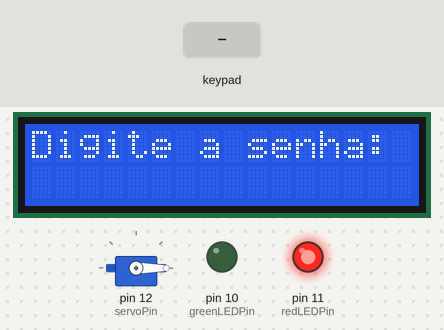
The sketch below on a simulated Arduino Uno, built with avr-gcc and run on an emulated ATmega328P. Parts: servo, 16×2 character LCD, output pins drawn as LEDs (lit = HIGH). The test bench sets the inputs (shaded band).

Above: at 8.2 s.
8.3 s: keypad keys 1 8 0 3 # pressed 0.4 s apart
At 10.2 s:
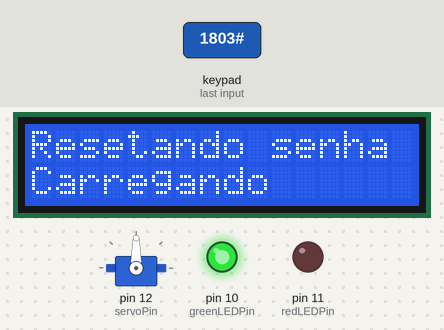
13.3 s: key 'A' pressed
16.3 s: key 'B' pressed
At 18.1 s:
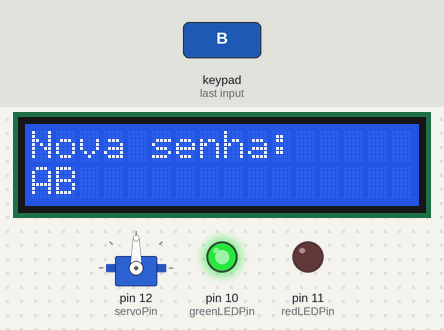
18.6 s: keypad keys 1 8 0 3 pressed 0.4 s apart
At 19.6 s:
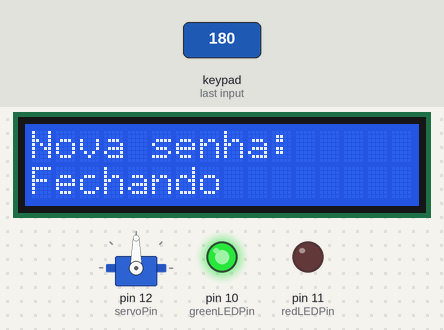
26.2 s: keypad keys 1 8 0 3 * pressed 0.4 s apart
At 30.3 s:
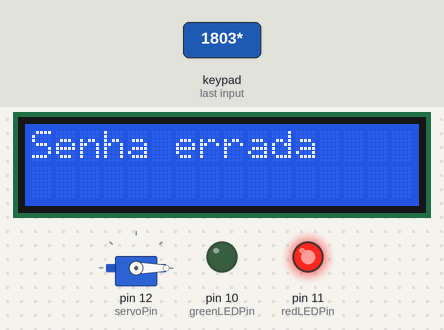
31.2 s: key '1' pressed
At 33.2 s:
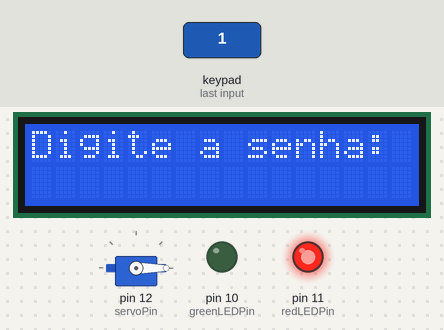
Timing chart, 0 to 34.7 s (numbered marks = the images above; inputs shaded):
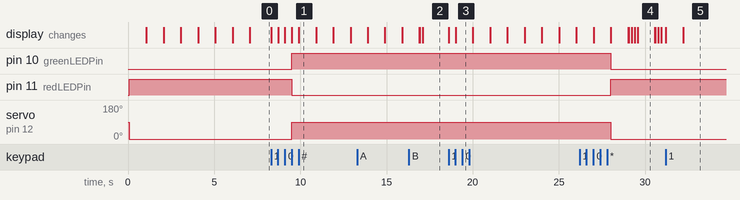

The sketch:

fechadura_com_senha.ino
```cpp
// Importa biblioteca de componentes
#include <Keypad.h>
#include <LiquidCrystal.h>
#include <Servo.h>

// Define constantes para PIN
#define servoPin 12
#define redLEDPin 11
#define greenLEDPin 10

// Cria variáveis essenciais
String textInput = "";
String password = "1803";
const int passwordSize = password.length();
bool isResettingPassword = false;

// Cria mapa de teclas para o teclado
const byte ROWS = 4;
const byte COLS = 4;
char keys[ROWS][COLS] = {
  {'1', '2', '3', 'A'},
  {'4', '5', '6', 'B'},
  {'7', '8', '9', 'C'},
  {'*', '0', '#', 'D'}
};

// Define PINs do teclado
byte rowPins[ROWS] = {9, 8, 7, 6};
byte colPins[COLS] = {5, 4, 3, 2};

// Cria instância de componentes
Keypad keypad = Keypad(makeKeymap(keys), rowPins, colPins, ROWS, COLS);
LiquidCrystal lcd(A0, A1, A2, A3, A4, A5);
Servo servo;

// -------------------- MINHAS FUNÇÕES -------------------- //

// Muda posição do servo para aberto
void servoOpen() {
  for (int pos = 0; pos <= 90; pos += 10) servo.write(pos);
}

// Muda posição do servo para fechado
void servoClose() {
  for (int pos = 90; pos >= 0; pos -= 10) servo.write(pos);
}

// Limpa LCD e input de texto
void clearInput() {
  textInput = "";
  lcd.clear();
}

// Imprime caractere do teclado no LCD
void printKeyToLCD(char key) {
  lcd.setCursor(textInput.length(), 1);
  textInput += key;
  lcd.print(key);
}

// Apaga último caractere digitado no LCD
void deleteKeyFromLCD() {
  if(textInput == "") return;

  textInput.remove(textInput.length() - 1);
  lcd.setCursor(textInput.length(), 1);
  lcd.print(" ");
}

// Muda estado dos LEDs
void switchLEDs() {
  digitalWrite(redLEDPin, !digitalRead(redLEDPin));
  digitalWrite(greenLEDPin, !digitalRead(greenLEDPin));
}

// Define estado dos componentes ao destrancar a fechadura
void openLock() {
  lcd.clear();
  servoOpen();
  switchLEDs();
  lcd.print("Porta aberta");
}

// Define estado dos componentes ao trancar a fechadura
void closeLock(bool shouldForceClose = false) {
  // Verifica se deve trancar imediatamente
  if (!shouldForceClose) load("Fechando");

  lcd.clear();
  servoClose();
  switchLEDs();
  lcd.print("Porta fechada");
  delay(1000);
  clearInput();
}

// Inicia modo de redefinição de senha
void startPasswordReset() {
  isResettingPassword = true;
  lcd.clear();
  lcd.print("Resetando senha");
  load("Carregando");
  clearInput();
}

// Espera N segundos para receber um comando
char waitForCommand(unsigned long waitInterval) {
  unsigned long startTime = millis();
  char key;

  // Espera até receber um comando específico
  // ou até atingir o tempo de espera definido
  while(millis() - startTime < waitInterval) {
    key = keypad.getKey();
    if (key == '#' || key == 'C') return key;
  }

  return NO_KEY;
}

// Imprime mensagem de carregamento
void load(char msg[]) {
  // Define linha de escrita do LCD para 1
  // e coluna de escrita para 0
  lcd.setCursor(0, 1);
  lcd.print(msg);

  // Imprime "." até preencher as colunas restantes do LCD
  for (int i = 0; i < 16 - strlen(msg); i++) {
    delay(1000);
    lcd.print(".");
  }
  delay(1000);
}

// ---------------- TERMINA MINHAS FUNÇÕES ---------------- //

void setup() {
  // Configura componentes Servo, LCD e LED
  pinMode(greenLEDPin, OUTPUT);
  pinMode(redLEDPin, OUTPUT);
  servo.attach(servoPin, 2000, 2400);
  lcd.begin(16, 2);

  // Define estado inicial dos componentes Servo e LED
  servoClose();
  digitalWrite(redLEDPin, HIGH);
  digitalWrite(greenLEDPin, LOW);

  // Imprime mensagens ao componente LCD
  lcd.print("Trava com senha");
  load("Carregando");
  lcd.clear();
}

void loop(){
  // Define linha de escrita do LCD para 0
  // e coluna de escrita para 0
  lcd.setCursor(0, 0);
  lcd.print(isResettingPassword ? "Nova senha:" : "Digite a senha:");

  // Espera até que uma tecla do teclado seja selecionada
  char inputKey = keypad.waitForKey();

  // Limpa texto digitado ao apertar tecla 'C'
  if (inputKey == 'C') clearInput();
  // Apaga última tecla digitada ao apertar tecla 'D'
  else if (inputKey == 'D') deleteKeyFromLCD();
  // Imprime tecla digitada
  else printKeyToLCD(inputKey);

  // Espera até que o total de caracteres digitados
  // seja o tamanho definido para a senha
  if (textInput.length() < passwordSize) return;

  // Redefine senha
  if (isResettingPassword) {
    password = textInput;
    isResettingPassword = false;
    return closeLock();
  }

  // Abre fechadura se a senha estiver correta
  if(textInput == password) {
    openLock();
    char command = waitForCommand(5000);

    // Ao receber comando, inicia modo de redefinição de senha
    if (command == '#') return startPasswordReset();
    // Fecha a fechadura de acordo com o comando recebido
    return closeLock(command == 'C');
  }

  // Se o usuário não estiver em modo de redefinição de senha
  // e a senha estiver incorreta
  // executa instruções abaixo
  lcd.clear();
  lcd.print("Senha errada");
  delay(1000);
  clearInput();
}
```

Measured:
- after the input at 8.3 s, pin 10 (greenLEDPin): LOW → HIGH after 1.2 s; pin 11 (redLEDPin): HIGH → LOW after 1.2 s; servo on pin 12 (servoPin): 0° → 90° after 1.2 s; the display: first changes at once (image 1 shows a later state)
- after the input at 16.3 s, the display: first differs from a run without the input after 0.81 s (image 2)
- after the input at 18.6 s, the display: first changes at once (image 3 shows a later state)
- after the input at 31.2 s, the display: first changes at once (image 5 shows a later state)
- what the display in image 4 shows lasts 1.0 s, from 29.6 s to 30.6 s
